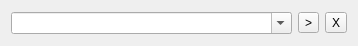
<?xml version="1.0" encoding="UTF-8"?>
<ui version="4.0">
 <class>Dialog_QSearch</class>
 <widget class="QDialog" name="Dialog_QSearch">
  <property name="geometry">
   <rect>
    <x>0</x>
    <y>0</y>
    <width>358</width>
    <height>46</height>
   </rect>
  </property>
  <property name="windowTitle">
   <string>Быстрый фильтр по </string>
  </property>
  <layout class="QHBoxLayout" name="horizontalLayout">
   <item>
    <widget class="QComboBox" name="comboBox">
     <property name="editable">
      <bool>true</bool>
     </property>
    </widget>
   </item>
   <item>
    <widget class="QToolButton" name="toolButton_Filter">
     <property name="text">
      <string>&gt;</string>
     </property>
    </widget>
   </item>
   <item>
    <widget class="QToolButton" name="toolButton_Cancel">
     <property name="text">
      <string>X</string>
     </property>
    </widget>
   </item>
  </layout>
 </widget>
 <resources/>
 <connections/>
</ui>
